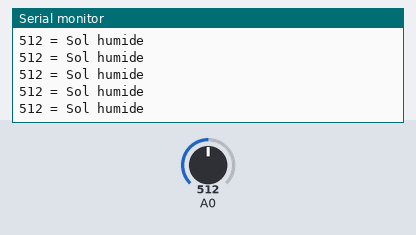
Bench run of a sketch on a simulated Arduino Uno, built with avr-gcc and run on an emulated ATmega328P. Shown: the last lines printed to the serial monitor. The test bench sets the inputs (shaded band); at power-on: A0 = 512.

Above: at 1.2 s.
1.3 s: A0 set to 587
At 1.56 s:
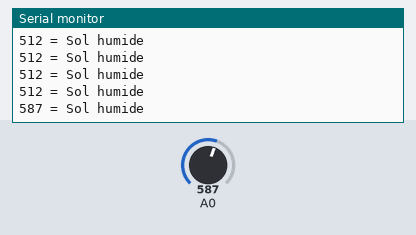
2.8 s: A0 set to 613
At 2.96 s:
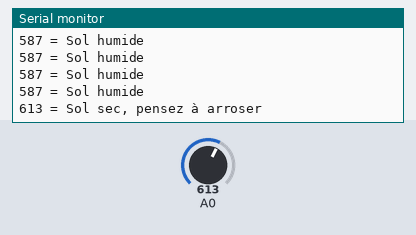
4.7 s: A0 set to 360
At 4.97 s:
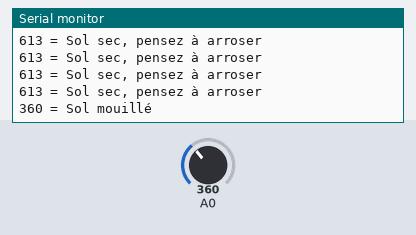
6.7 s: A0 set to 386
At 6.77 s:
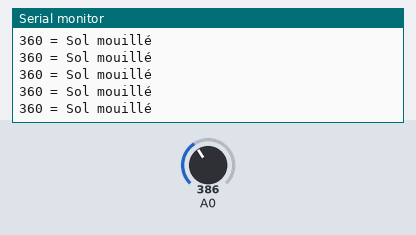
Timing chart, 0 to 9.7 s (numbered marks = the images above; inputs shaded):
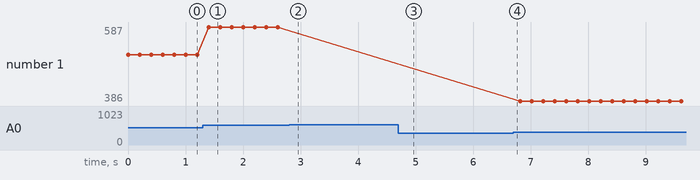

The sketch:

humidite_du_sol_seul_test.ino
```cpp
void setup(){
  Serial.begin(9600);
  pinMode(A0, INPUT);
}

void loop(){
  int humidite = analogRead(A0);
  Serial.print(humidite);
  Serial.print(" = ");

  if(humidite < 370) {
Serial.println("Sol mouillé");
  }
  if(humidite >= 370 & humidite < 600){
Serial.println("Sol humide");
  }
  if(humidite >= 600 & humidite < 1000) {
Serial.println("Sol sec, pensez à arroser");
  }
  if(humidite >= 1000) {
Serial.println("Capteur hors sol");
  }
delay(200);
}
```

Measured:
- the behaviour switches between 599 and 600 on A0 (found by bisection; images 1 and 2)
- after the input at 1.3 s, the serial monitor: prints a new line after 0.10 s (image 1)
- after the input at 2.8 s, the serial monitor: prints a new line at once (image 2)
- after the input at 4.7 s, the serial monitor: prints a new line after 0.11 s (image 3)
- plotted number 1: 512 → 587 after the input at 1.3 s, 587 → 386 after the input at 6.7 s
